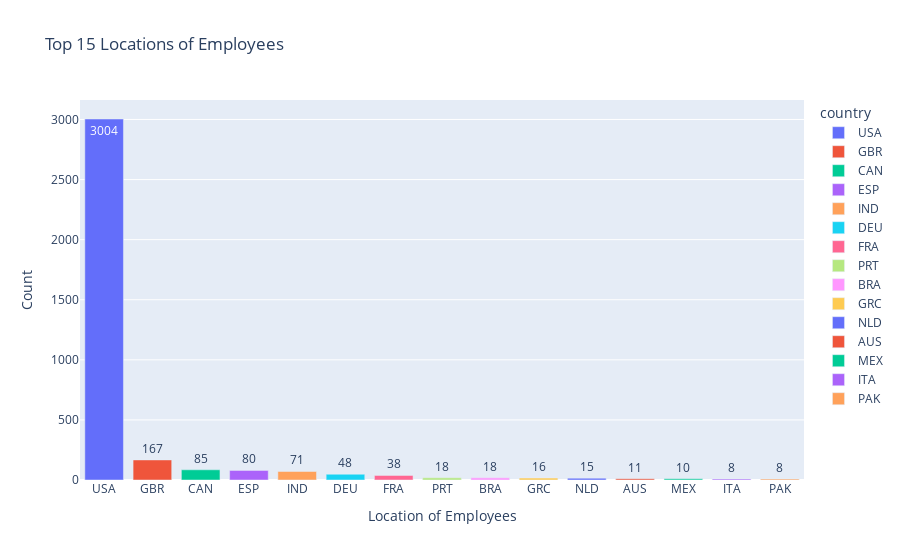

This figure's notebook cell:
### Code cell
# Count the number of employees in each location
residence_counts = df['employee_residence'].value_counts()

# Select the top 15 locations
top_15_emp_locations = residence_counts[:15].reset_index()

# Rename the columns for clarity
top_15_emp_locations.columns = ['country', 'count']

# Generate the bar plot
fig = px.bar(top_15_emp_locations,
             y = 'count',
             x = 'country',
             color = 'country', # colors the bars based on country
             text = 'count',    # displays the count on each bar
             title = 'Top 15 Locations of Employees')

fig.update_layout(xaxis_title = "Location of Employees",
                  yaxis_title = "Count")

fig.show()

### Figure 1 — Plotly figure (JSON) as saved in the notebook; plotly's stock layout.template omitted (floating-point values rounded to 4 significant figures)
{"data": [{"alignmentgroup": "True", "hovertemplate": "country=%{x}<br>count=%{text}<extra></extra>", "legendgroup": "USA", "marker": {"color": "#636efa", "pattern": {"shape": ""}}, "name": "USA", "offsetgroup": "USA", "orientation": "v", "showlegend": true, "text": [3004], "textposition": "auto", "type": "bar", "x": ["USA"], "xaxis": "x", "y": [3004], "yaxis": "y"}, {"alignmentgroup": "True", "hovertemplate": "country=%{x}<br>count=%{text}<extra></extra>", "legendgroup": "GBR", "marker": {"color": "#EF553B", "pattern": {"shape": ""}}, "name": "GBR", "offsetgroup": "GBR", "orientation": "v", "showlegend": true, "text": [167], "textposition": "auto", "type": "bar", "x": ["GBR"], "xaxis": "x", "y": [167], "yaxis": "y"}, {"alignmentgroup": "True", "hovertemplate": "country=%{x}<br>count=%{text}<extra></extra>", "legendgroup": "CAN", "marker": {"color": "#00cc96", "pattern": {"shape": ""}}, "name": "CAN", "offsetgroup": "CAN", "orientation": "v", "showlegend": true, "text": [85], "textposition": "auto", "type": "bar", "x": ["CAN"], "xaxis": "x", "y": [85], "yaxis": "y"}, {"alignmentgroup": "True", "hovertemplate": "country=%{x}<br>count=%{text}<extra></extra>", "legendgroup": "ESP", "marker": {"color": "#ab63fa", "pattern": {"shape": ""}}, "name": "ESP", "offsetgroup": "ESP", "orientation": "v", "showlegend": true, "text": [80], "textposition": "auto", "type": "bar", "x": ["ESP"], "xaxis": "x", "y": [80], "yaxis": "y"}, {"alignmentgroup": "True", "hovertemplate": "country=%{x}<br>count=%{text}<extra></extra>", "legendgroup": "IND", "marker": {"color": "#FFA15A", "pattern": {"shape": ""}}, "name": "IND", "offsetgroup": "IND", "orientation": "v", "showlegend": true, "text": [71], "textposition": "auto", "type": "bar", "x": ["IND"], "xaxis": "x", "y": [71], "yaxis": "y"}, {"alignmentgroup": "True", "hovertemplate": "country=%{x}<br>count=%{text}<extra></extra>", "legendgroup": "DEU", "marker": {"color": "#19d3f3", "pattern": {"shape": ""}}, "name": "DEU", "offsetgroup": "DEU", "orientation": "v", "showlegend": true, "text": [48], "textposition": "auto", "type": "bar", "x": ["DEU"], "xaxis": "x", "y": [48], "yaxis": "y"}, {"alignmentgroup": "True", "hovertemplate": "country=%{x}<br>count=%{text}<extra></extra>", "legendgroup": "FRA", "marker": {"color": "#FF6692", "pattern": {"shape": ""}}, "name": "FRA", "offsetgroup": "FRA", "orientation": "v", "showlegend": true, "text": [38], "textposition": "auto", "type": "bar", "x": ["FRA"], "xaxis": "x", "y": [38], "yaxis": "y"}, {"alignmentgroup": "True", "hovertemplate": "country=%{x}<br>count=%{text}<extra></extra>", "legendgroup": "PRT", "marker": {"color": "#B6E880", "pattern": {"shape": ""}}, "name": "PRT", "offsetgroup": "PRT", "orientation": "v", "showlegend": true, "text": [18], "textposition": "auto", "type": "bar", "x": ["PRT"], "xaxis": "x", "y": [18], "yaxis": "y"}, {"alignmentgroup": "True", "hovertemplate": "country=%{x}<br>count=%{text}<extra></extra>", "legendgroup": "BRA", "marker": {"color": "#FF97FF", "pattern": {"shape": ""}}, "name": "BRA", "offsetgroup": "BRA", "orientation": "v", "showlegend": true, "text": [18], "textposition": "auto", "type": "bar", "x": ["BRA"], "xaxis": "x", "y": [18], "yaxis": "y"}, {"alignmentgroup": "True", "hovertemplate": "country=%{x}<br>count=%{text}<extra></extra>", "legendgroup": "GRC", "marker": {"color": "#FECB52", "pattern": {"shape": ""}}, "name": "GRC", "offsetgroup": "GRC", "orientation": "v", "showlegend": true, "text": [16], "textposition": "auto", "type": "bar", "x": ["GRC"], "xaxis": "x", "y": [16], "yaxis": "y"}, {"alignmentgroup": "True", "hovertemplate": "country=%{x}<br>count=%{text}<extra></extra>", "legendgroup": "NLD", "marker": {"color": "#636efa", "pattern": {"shape": ""}}, "name": "NLD", "offsetgroup": "NLD", "orientation": "v", "showlegend": true, "text": [15], "textposition": "auto", "type": "bar", "x": ["NLD"], "xaxis": "x", "y": [15], "yaxis": "y"}, {"alignmentgroup": "True", "hovertemplate": "country=%{x}<br>count=%{text}<extra></extra>", "legendgroup": "AUS", "marker": {"color": "#EF553B", "pattern": {"shape": ""}}, "name": "AUS", "offsetgroup": "AUS", "orientation": "v", "showlegend": true, "text": [11], "textposition": "auto", "type": "bar", "x": ["AUS"], "xaxis": "x", "y": [11], "yaxis": "y"}, {"alignmentgroup": "True", "hovertemplate": "country=%{x}<br>count=%{text}<extra></extra>", "legendgroup": "MEX", "marker": {"color": "#00cc96", "pattern": {"shape": ""}}, "name": "MEX", "offsetgroup": "MEX", "orientation": "v", "showlegend": true, "text": [10], "textposition": "auto", "type": "bar", "x": ["MEX"], "xaxis": "x", "y": [10], "yaxis": "y"}, {"alignmentgroup": "True", "hovertemplate": "country=%{x}<br>count=%{text}<extra></extra>", "legendgroup": "ITA", "marker": {"color": "#ab63fa", "pattern": {"shape": ""}}, "name": "ITA", "offsetgroup": "ITA", "orientation": "v", "showlegend": true, "text": [8], "textposition": "auto", "type": "bar", "x": ["ITA"], "xaxis": "x", "y": [8], "yaxis": "y"}, {"alignmentgroup": "True", "hovertemplate": "country=%{x}<br>count=%{text}<extra></extra>", "legendgroup": "PAK", "marker": {"color": "#FFA15A", "pattern": {"shape": ""}}, "name": "PAK", "offsetgroup": "PAK", "orientation": "v", "showlegend": true, "text": [8], "textposition": "auto", "type": "bar", "x": ["PAK"], "xaxis": "x", "y": [8], "yaxis": "y"}], "layout": {"barmode": "relative", "legend": {"title": {"text": "country"}, "tracegroupgap": 0}, "title": {"text": "Top 15 Locations of Employees"}, "xaxis": {"anchor": "y", "categoryarray": ["USA", "GBR", "CAN", "ESP", "IND", "DEU", "FRA", "PRT", "BRA", "GRC", "NLD", "AUS", "MEX", "ITA", "PAK"], "categoryorder": "array", "domain": [0, 1], "title": {"text": "Location of Employees"}}, "yaxis": {"anchor": "x", "domain": [0, 1], "title": {"text": "Count"}}}}
